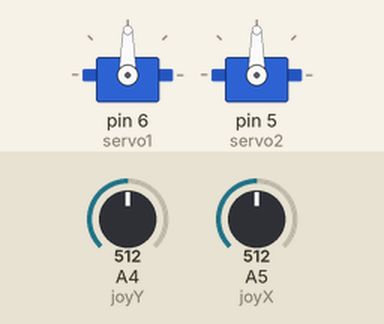
Simulated run of this sketch. Board: Arduino Uno, built with avr-gcc and run on an emulated ATmega328P. Parts: 2 × servo. The test bench sets the inputs (shaded band); at power-on: A4 (joyY) = 512, A5 (joyX) = 512.

Above: at 1.2 s.
1.3 s: A4 (joyY) set to 716
At 2.0 s:
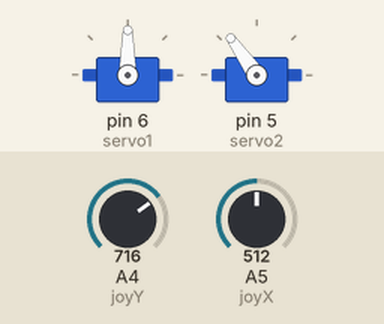
2.8 s: A5 (joyX) set to 716
At 3.2 s:
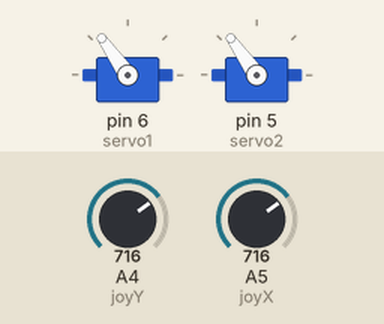
4.3 s: A4 (joyY) set to 900
At 4.9 s:
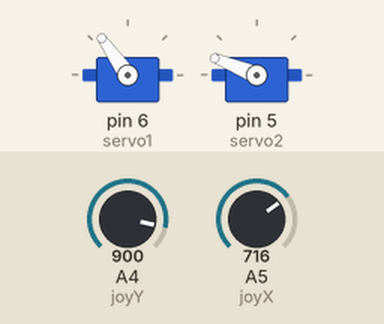
5.8 s: A5 (joyX) set to 900
At 6.1 s:
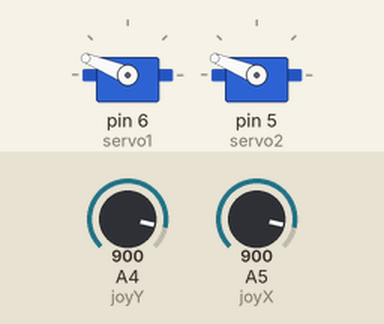
7.3 s: A4 (joyY) set to 1023
At 8.4 s:
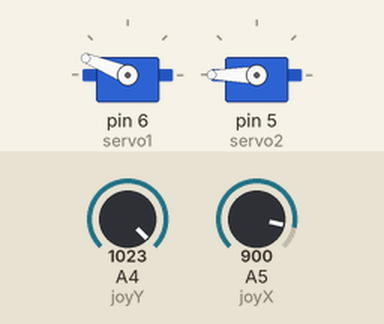
8.8 s: A5 (joyX) set to 1023
At 9.6 s:
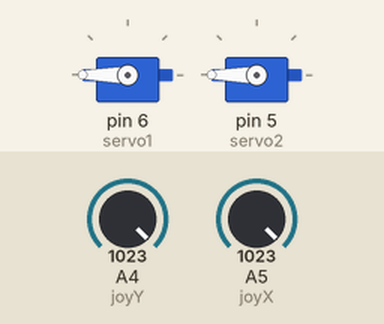
Timing chart, 0 to 11.3 s (numbered marks = the images above; inputs shaded):
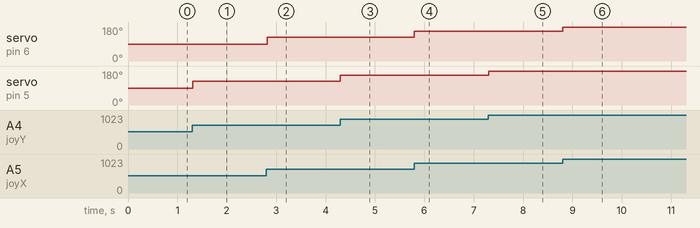

Measured:
- after the input at 1.3 s, servo on pin 5 (servo2): 90° → 125° at once
- after the input at 2.8 s, servo on pin 6 (servo1): 90° → 125° at once
- after the input at 4.3 s, servo on pin 5 (servo2): 125° → 158° at once
- after the input at 5.8 s, servo on pin 6 (servo1): 125° → 158° at once
- after the input at 7.3 s, servo on pin 5 (servo2): 158° → 180° at once
- after the input at 8.8 s, servo on pin 6 (servo1): 158° → 180° at once

The sketch:

joystik.ino
```cpp
/*
 *  version analogique
 *  Joystick connecté sur A4 A5
 *  Servomoteurs sur pin 5 et 6
 */

#include <Servo.h>

Servo servo1;
Servo servo2;
int joyX = A5;
int joyY = A4;

int servoVal;

void setup()
{
  servo1.attach(6);
  servo2.attach(5);
}

void loop()
{

  servoVal = analogRead(joyX);
  servoVal = map(servoVal, 0, 1023, 0, 180);
  servo1.write(servoVal);

  servoVal = analogRead(joyY);
  servoVal = map(servoVal, 0, 1023, 0, 180);
  servo2.write(servoVal);
  delay(15);
}
```
